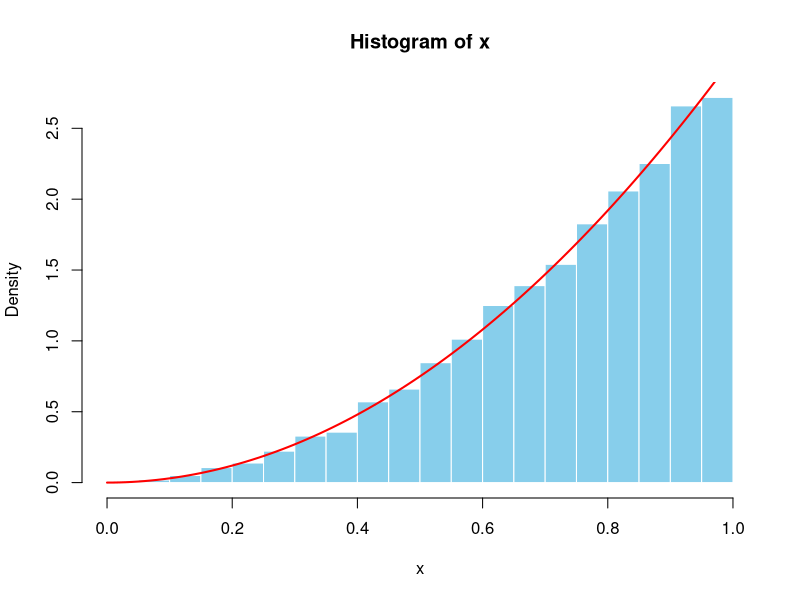
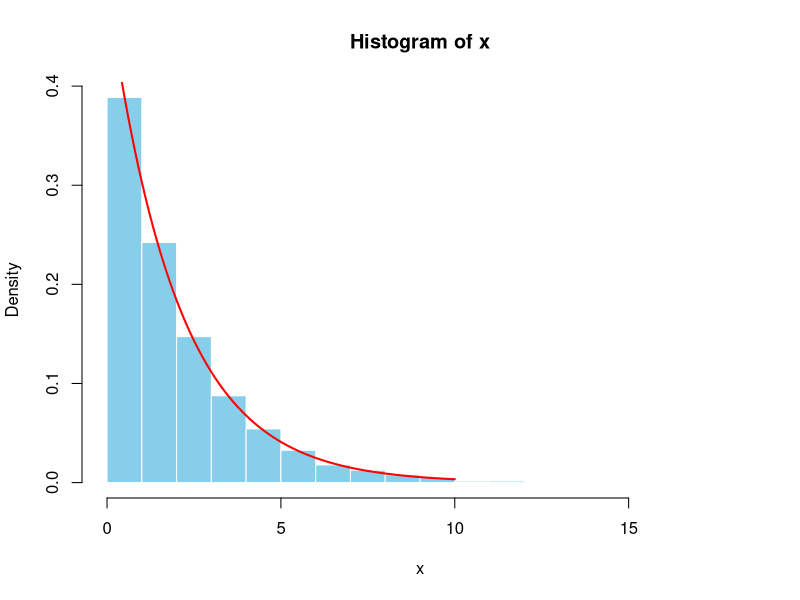
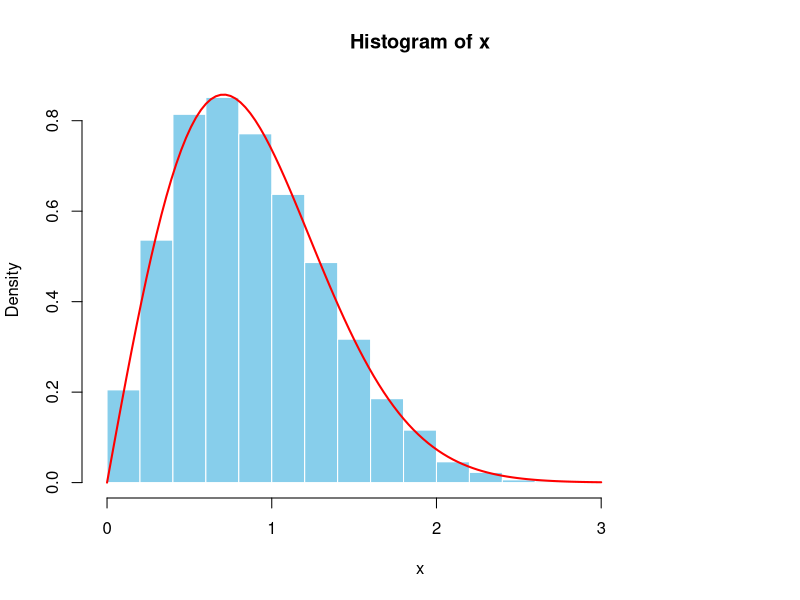

Generate these figures, in order, with R:
##############################
# Lecture 1 Notes            #
##############################

# Use the inverse transform method to simulate a random sample from the 
# distribution with density:  fX (x) = 3x^2, 0 < x < 1

n <- 10000
u <- runif(n)
x <- u^(1/3)

hist(x, prob = TRUE, col = "skyblue", border = "white")
y <- seq(0, 1, 0.01)
lines(y, 3*y^2, col = "red", lwd = 2)

# Use the inverse transform method to simulate a random sample from the 
# exponential distribution

n <- 10000
u <- runif(n)
theta <- 2 # Choice of theta is arbitrary
x <- -theta*log(1 - u)

hist(x, prob = TRUE, col = "skyblue", border = "white")
curve(dexp(x, rate = 1/theta), 0, 10, lwd=2, add=T, col = "red")

# Use the inverse transform method to simulate a random sample from the 
# Weibull distribution

n <- 10000
u <- runif(n)
alpha <- 2 # Choice of alpha is arbitrary
x <- (-log(1 - u))^(1/alpha)

hist(x, prob = TRUE, col = "skyblue", border = "white")
curve(dweibull(x, shape = alpha, scale = 1), 0, 3, lwd=2, add=T, col = "red")

# comparing the mean
mean(x)
gamma((1/alpha) + 1)

# Use the inverse transform method to simulate a random sample from the 
# Bernoulli distribution with p = 0.4

n <- 10000
p <- 0.4
u <- runif(n)
x <- ifelse(u < 0.6, 0, 1)
# comparing the mean and variance
mean(x) # compare to: p
var(x) 
p * (1-p) # true variance

# Use the inverse transform method to simulate a random sample with the 
# following pmf: 
# x        | 1    | 2  | 3   | 4
# p_{x}(x) | 0.2 | 0.5 | 0.2 | 0.1 

n <- 10000
u <- runif(n)
x <- ifelse(u < 0.2, 1, 
            ifelse(u < 0.7, 2, 
                   ifelse(u < 0.9, 3, 4)))
# Checking if we get the desired values
table(x) / n

# Use the inverse transform method to simulate a random sample from the 
# Geometric distribution

n <- 10000
u <- runif(n)
p <- 0.4 # Choice is arbitrary
q <- 1-p
x <- ceiling(log(1-u)/log(q))
# Comparing mean and variance
mean(x)
1/p
var(x)
(1-p)/(p^2)

# Use the inverse transform method to simulate a random sample from the 
# Binomial distribution

m <- 10^4
u <- runif(m)
sim_vec <- numeric(m)
n <- 10 # arbitrary choice
p <- 0.4 # arbitrary choice
p_start <- choose(n, 0) * p^(0) * (1-p)^(n-0) 

for(i in 1:m){
  j <- 0
  F_val <- p_start
  p_j <- p_start
  while((u[i] >= F_val) && (j<n)){
    p_j <- (n-j)/(j+1) * (p)/(1-p) * p_j
    F_val <- F_val + p_j
    j <- j + 1
  }
  sim_vec[i] <- j
}

table(sim_vec)/m
# Comparing mean and variance
mean(sim_vec)
n*p
var(sim_vec)
n*p*(1-p)

# Use the inverse transform method to simulate a random sample from the 
# logarithmic distribution

n <- 10000
u <- runif(n)
sim_vec <- rep(0, n)
theta <- 0.4 # Choice of theta is arbitrary
p_start <- (-log(1-theta))^(-1) * theta

for(i in 1:n){
  j <- 1
  F_val <- p_start
  p_j <- p_start
  while(u[i] >= F_val){
    j <- j + 1
    p_j <- ((theta * (j-1))/j) * p_j
    F_val <- F_val + p_j
  }
  sim_vec[i] <- j
}

# Comparing the mean and variance
mean(sim_vec)
(-log(1-theta))^(-1) * (theta/(1-theta))

var(sim_vec)
-(p^2 + p * log(1-p)) / ((1-p)^2 * (log(1-p))^2)



